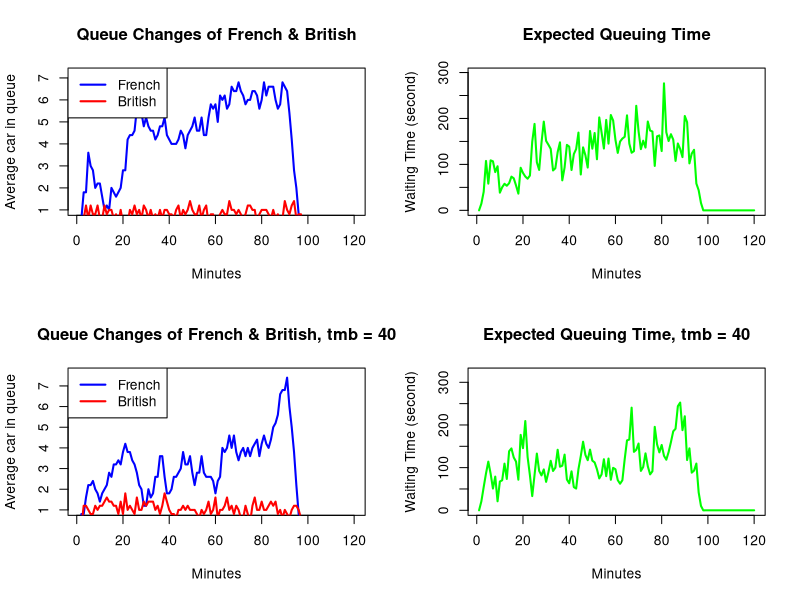

Here is the R script that generated this plot: (Note: a time limit stopped this script after it produced the figure.)
qsim <- function(mf,mb,a.rate,trb,trf,tmb,tmf,maxb,time=7200,stop_queue=1800){
  ## Time and stop_queue is set as a default value to limited the interest within 2 hour and defined that check-in closes 30 minutes before departure. 
  
  ## Initialization
  French_queue <- array(0, dim = mf) ## number of cars in each queue in French Passport control stations 
  British_queue <- array(0, dim = mb) ## number of cars in each queue in British Passport control stations
  French_time <- array(0, dim = mf) ## time is still needed for processing of each queue in French Passport control stations 
  British_time <- array(0, dim = mb) ## time is still needed for processing of each queue in British Passport control stations 
  
  ## Initialize the return list
  nf <- numeric(0)
  nb <- numeric(0)
  eq <- numeric(0)

  ## Start iterations
  for (i in 1:time){
    
    ## testing! 
    # if(100<i && i<150){
    #   print(French_queue)
    #   print(French_time)
    #   print(British_queue)
    #   print(British_time)
    # }
    
    ## Decide if there is new car will come, if it will come, distribute the car to the shortest queue
    if (i<time-stop_queue && runif(1)< a.rate){
      French_join <- which.min(French_queue)
      French_queue[French_join] <- French_queue[French_join]+1
      if(French_time[French_join] <= 0){
        French_time[French_join] <- runif(1, min = tmf, max = tmf+trf) ## model the time as uniform
      }
    }
    
    ## Initialize a variable to store an index
    smallest_available_ind <- c(0)
    
    ## Reduce one second for the processing time and check if there is a car need to move
    if (i > 1){
      ## Reduce the processing time
      processing_french_ind <- which(French_time>0)
      French_time[processing_french_ind] <- French_time[processing_french_ind] - 1
      processing_british_ind <- which(British_time>0)
      British_time[processing_british_ind] <- British_time[processing_british_ind] - 1
      
      ## Find which queue in French has finished
      French_finished_ind <- intersect(which(French_queue>0),which(French_time<=0))
      
      ## Check the number of queues in British is available
      british_avaliable_ind <- which(British_queue < maxb)
      if (length(French_finished_ind)>0 && length(british_avaliable_ind)>0){
        if (length(French_finished_ind) <= length(british_avaliable_ind)){
          smallest_available_ind <- order(British_queue, decreasing = FALSE)[1:length(French_finished_ind)]
        }else{
          ## In case where the number of the queue in British is smaller than that in French
          smallest_available_ind <- order(British_queue, decreasing = FALSE)[1:length(british_avaliable_ind)]
          French_finished_ind <- sample(French_finished_ind, length(british_avaliable_ind))
        }
      }
      
      
      ## Find how cars move from French Control Center to British Control Center
      French_queue[French_finished_ind] <- French_queue[French_finished_ind] - 1
      
      ## See if the one leaving is the last car in the queue. The processing time won't be updated if the car is the last one.  
      French_update_ind <- intersect(French_finished_ind, which(French_queue>0))
      French_time[French_update_ind] <- runif(length(French_update_ind), min = tmf, max = tmf+trf)
      
      ## Drive the car to British queue
      British_queue[smallest_available_ind] <- British_queue[smallest_available_ind] + 1
    
      
      ## Check the British Control Center and set the British processing time for next car
      british_ini_ind <- intersect(intersect(which(British_time <= 0), which(British_queue > 0)),smallest_available_ind)
      British_time[british_ini_ind] <- runif(length(british_ini_ind), min = tmb, max = tmb+trb)
      
      ## Delete the finished car of the whole checking process
      queueed_index <- which(British_queue > 0)
      finished_index <- which(British_time <= 0)
      british_ini_index <- intersect(queueed_index, finished_index)
      British_queue[british_ini_index] <- British_queue[british_ini_index] - 1
      
    }
    
    
    ## Record average queue time and expected waiting time in each new model
    nf <- append(nf, mean(French_queue))
    nb <- append(nb, mean(British_queue))
    eq <- append(eq, mean(French_queue)*mean(French_time)+mean(British_queue)*mean(British_time))
    
  }
  
  
  ## Return a list with 3 named elements
  return_list <- list(nf = nf, nb = nb, eq = eq)
  return(return_list)
  
}

## Start simulation
return_list <- qsim(mf=5,mb=5,a.rate=.1,trb=40,trf=40,tmb=30,tmf=30,maxb=20)

## Read the named element form return list
nf <- return_list$nf
nb <- return_list$nb
eq <- return_list$eq


## Start simulation with tmb is changed to 40
return_list2 <- qsim(mf=5,mb=5,a.rate=.1,trb=40,trf=40,tmb=40,tmf=30,maxb=20)

## Read the named element form return list
nf2 <- return_list2$nf
nb2 <- return_list2$nb
eq2 <- return_list2$eq


## Produce a 4 panel 2 row, 2 column plot
layout(matrix(c(1,2,3,4),2,2,byrow=TRUE))

## For better visualization, these graphs are plotted in minutes instead of seconds
## Figure 1 : how the French and British queue lengths are changing over time in minutes 
plot(NULL, xlim = c(1,7200/60), ylim = c(1,max(nf)), type = "n", xlab = "Minutes", ylab = "Average car in queue")
lines(nf[seq(1,length(nf),by=60)], col = "blue", lwd = 2)
lines(nb[seq(1,length(nb),by=60)], col = "red", lwd = 2)
legend("topleft", legend = c("French", "British"), col = c("blue", "red"), lwd = 2)
title(main = "Queue Changes of French & British")

## Figure 2: how the expected queuing time changes over time in minutes
plot(NULL, xlim = c(1,7200/60), ylim = c(1,max(eq)), type = "n", xlab = "Minutes", ylab = "Waiting Time (second)")
lines(eq[seq(1,length(eq),by=60)], col = "green", lwd = 2)
title(main = "Expected Queuing Time")

## Figure 3: how the French and British queue lengths are changing over time in minutes when tmb = 40
plot(NULL, xlim = c(1,7200/60), ylim = c(1,max(nf2)), type = "n", xlab = "Minutes", ylab = "Average car in queue")
lines(nf2[seq(1,length(nf2),by=60)], col = "blue", lwd = 2)
lines(nb2[seq(1,length(nb2),by=60)], col = "red", lwd = 2)
legend("topleft", legend = c("French", "British"), col = c("blue", "red"), lwd = 2)
title(main = "Queue Changes of French & British, tmb = 40")

## Figure 4: how the expected queuing time changes over time in minutes when tmb = 40
plot(NULL, xlim = c(1,7200/60), ylim = c(1,max(eq2)), type = "n", xlab = "Minutes", ylab = "Waiting Time (second)")
lines(eq2[seq(1,length(eq2),by=60)], col = "green", lwd = 2)
title(main = "Expected Queuing Time, tmb = 40")


## Estimate the probability of at least one car missing the ferry departure 
car <- 0
for (i in 1:100){
  return_list_missing <- qsim(mf=5,mb=5,a.rate=.1,trb=40,trf=40,tmb=30,tmf=30,maxb=20)
  if (return_list_missing$eq[7200] != 0){
    car <- car + 1
  }
}

cat("The probability of at least one car missing the ferry departure is ", car, "%")
